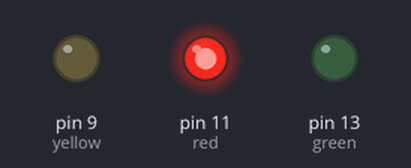
Bench run of a sketch on a simulated Arduino Uno, built with avr-gcc and run on an emulated ATmega328P. Parts: output pins drawn as LEDs (lit = HIGH).

Above: at 0.5 s.
At 1.5 s:
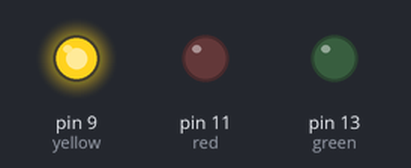
At 5.5 s:
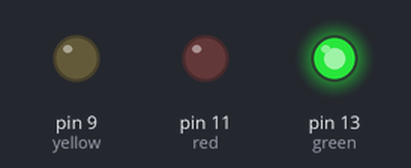
Timing chart, 0 to 6.9 s (numbered marks = the images above):
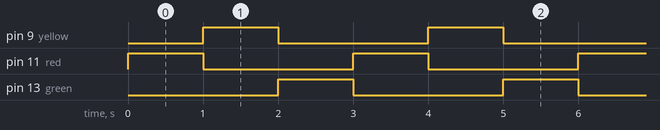

The sketch:

Pragati_blinking.ino
```cpp
int red=11;
int yellow=9;
int green=13;

void setup()
{
  pinMode(red,OUTPUT);
  pinMode(yellow,OUTPUT);
  pinMode(green,OUTPUT);
}

void loop()
{
  digitalWrite(red,HIGH);
  digitalWrite(yellow,LOW);
  digitalWrite(green,LOW);
  delay(1000);
  digitalWrite(red,LOW);
  digitalWrite(yellow,HIGH);
  digitalWrite(green,LOW);
  delay(1000);
  digitalWrite(green,HIGH);
  digitalWrite(red,LOW);
  digitalWrite(yellow,LOW);
  delay(1000);
}
```

Measured:
- by itself, pin 9 (yellow), pin 11 (red), pin 13 (green): alternates HIGH for 1.0 s and LOW for 2.0 s
- by itself, everything shown: repeats every 3.0 s, in 3 steps
